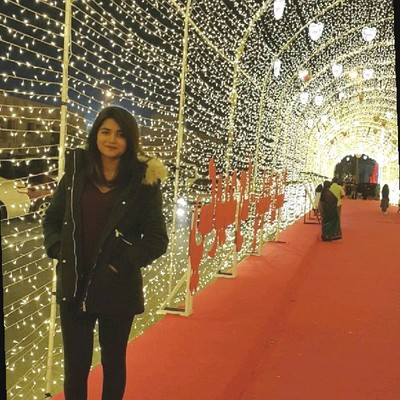
#> input picture Me.jpg, 400 x 400 px
$ python ASCII_Art_Image.py
#> lines starting #> are read from the running program, lines starting #| are printed output that depends on the picture
# -*- coding: utf-8 -*-
"""
Created on Sun Sep  6 20:57:14 2020

@author: Venisha Dias
"""
import math
from PIL import Image,ImageDraw,ImageFont
import cv2
import numpy as np

scaling = 0.5
width = 10
height = 25
image = Image.open("Me.jpg")
#> image is the input picture: PIL image 400x400 RGB; mean R, G, B 138.4, 106.5, 76.8
w,h = image.size
#> w = 400; h = 400
image = image.resize((int(scaling*w),int(scaling*h*(width/height))),Image.NEAREST)
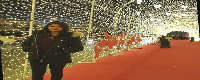
#> image: PIL image 200x80 RGB; mean R, G, B 138, 106.1, 76.3
w,h = image.size
#> w = 200; h = 80
p = image.load()

font = ImageFont.truetype('C:\\Windows\\Fonts\\lucon.ttf',15)
outputImage = Image.new('RGB',(width*w,height*h),color=(0,0,0))
#> outputImage: PIL image 2000x2000 RGB; every value is 0
draw = ImageDraw.Draw(outputImage)
def getChar(h):
	chars  = "venishadias!@#$%^&*()"[::-1]
	charArr = list(chars)
	l = len(charArr)
	mul = l/256
	return charArr[math.floor(h*mul)]

for i in range(h):
    for j in range(w):
        r,g,b = p[j,i]
        gray = int((r/3+g/3+b/3))
        p[j,i] = (gray,gray,gray)
        draw.text((j*width,i*height),getChar(gray),
        font=font,fill = (r,g,b))

outputImage.save("Ascii_Image.png")
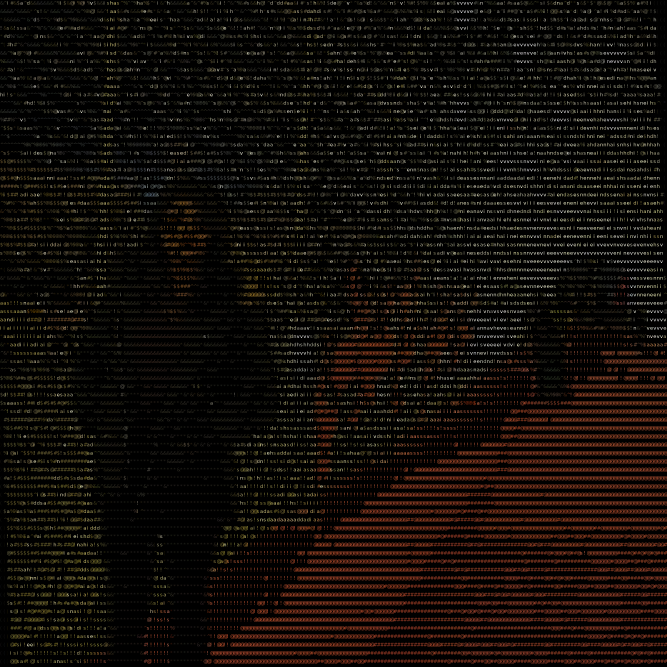
#> saved as Ascii_Image.png: PIL image 2000x2000 RGB (shown at 1/3 size); mean R, G, B 18.4, 13, 9
img = cv2.imread("Me.jpg")
gray = cv2.cvtColor(img, cv2.COLOR_BGR2GRAY)
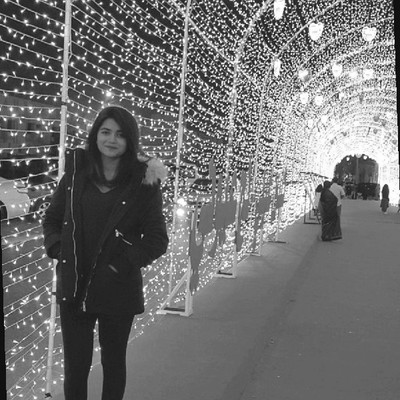
#> gray: shape (400, 400); min 0, max 255, mean 112.6
gray = cv2.medianBlur(gray, 3)
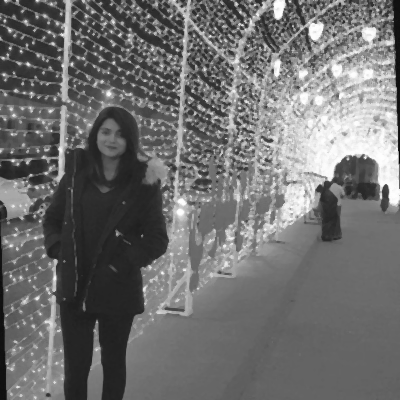
#> gray: shape (400, 400); min 2, max 255, mean 110.9
edges = cv2.adaptiveThreshold(gray, 255, cv2.ADAPTIVE_THRESH_GAUSSIAN_C, cv2.THRESH_BINARY, 13, 10)
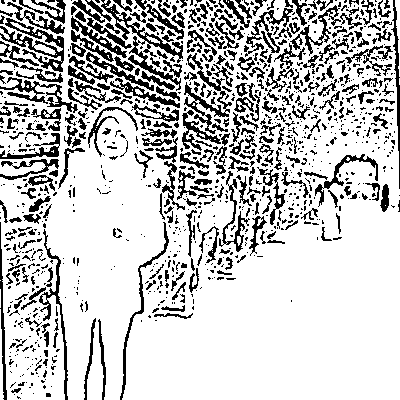
#> edges: shape (400, 400); 77.6% white; black in thin lines or dots
color = cv2.bilateralFilter(img, 9, 255, 255)
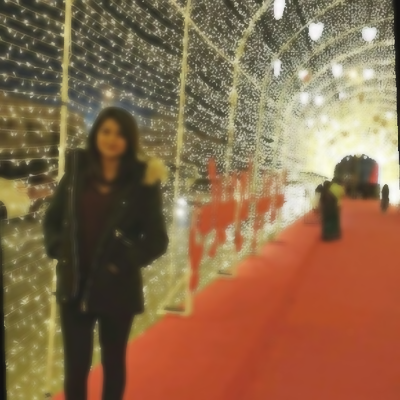
#> color: shape (400, 400, 3); mean B, G, R 75.8, 105.6, 137.5
cartoon = cv2.bitwise_and(color, color, mask=edges)
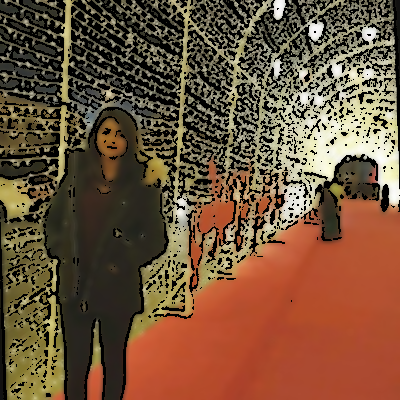
#> cartoon: shape (400, 400, 3); mean B, G, R 59, 82.6, 112.4


cv2.imshow("Cartoonized Image", cartoon)

cv2.waitKey(0)
